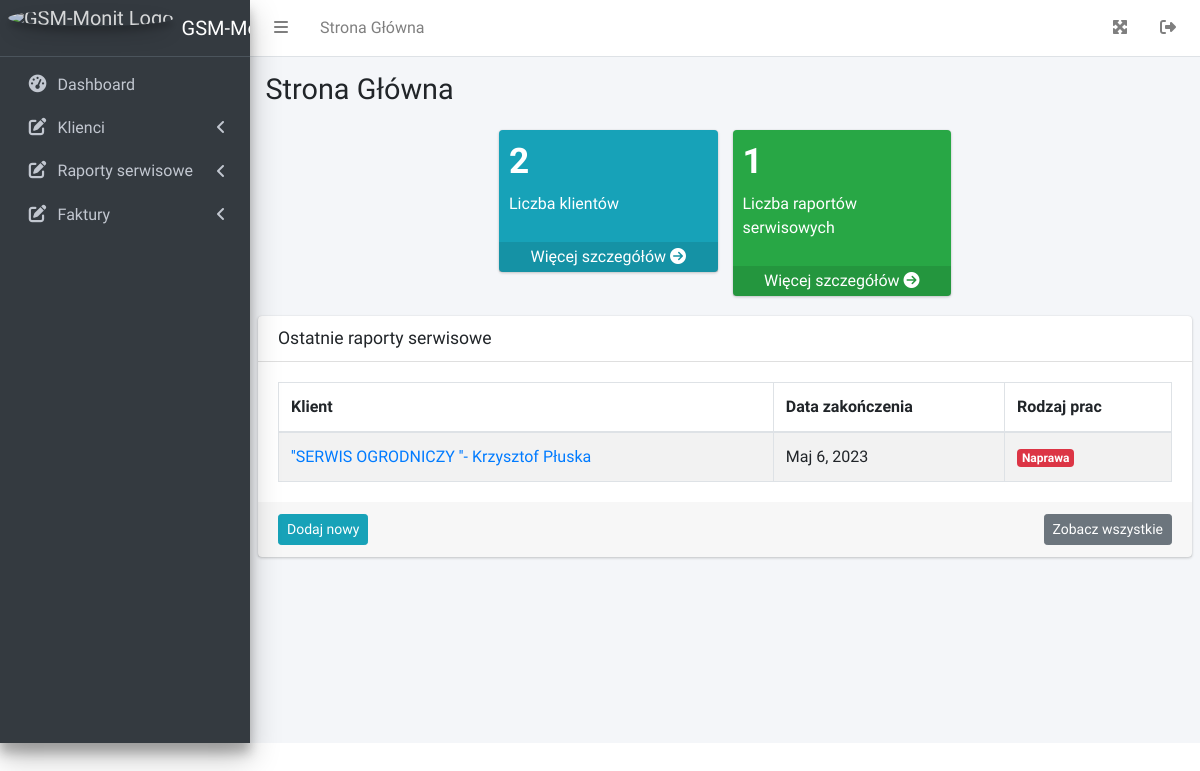
The app's page /pl/panel/ (signed in) with its own data.
### panel/models.py (models this page shows, shortened)
class SerwisRaport(models.Model):
    RODZAJ_NAPRAWA = 1
    RODZAJ_ROZBUDOWA = 2
    RODZAJ_MONTAZ = 3
    RODZAJ_PRZEGLAD = 4
    RODZAJ_ZGRANIE = 5
    RODZAJ_CHOICES = [
        (RODZAJ_NAPRAWA, "Naprawa"),
        (RODZAJ_ROZBUDOWA, "Rozbudowa"),
        (RODZAJ_MONTAZ, "Montaż"),
        (RODZAJ_PRZEGLAD, "Przegląd"),
        (RODZAJ_ZGRANIE, "Zgranie"),
    ]
    STATUS_NOWE = 1
    STATUS_ZAFAKTUROWANE = 2
    STATUS_WYSLANE = 3
    STATUS_CHOICES = [
        (STATUS_NOWE, "Nowe"),
        (STATUS_ZAFAKTUROWANE, "Zafakturowane"),
        (STATUS_WYSLANE, "Wysłane"),
    ]
    firma = models.ForeignKey(Klient, related_name="firma", on_delete=models.CASCADE, blank=False, null=False)
    data_end = models.DateField()
    hour_end = models.TimeField(default=timezone.now)
    wykonane_prace = models.TextField(max_length=250)
    urzadzenia = models.TextField(max_length=250, blank=True, null=True)
    robocizna = models.IntegerField()
    dojazd = models.IntegerField()
    rodzaj_prac = models.PositiveSmallIntegerField(choices=RODZAJ_CHOICES, default=RODZAJ_NAPRAWA)
    zdjecia = models.FileField(upload_to='zdjeciaraporty/', blank=True, null=True)
    pracownik = models.ForeignKey(User, related_name="user", on_delete=models.CASCADE,blank=True, null=True)
    pracownicy_szt = models.IntegerField(blank=True, null=True, default=1)
    status = models.PositiveSmallIntegerField(choices=STATUS_CHOICES, default=STATUS_NOWE, blank=True, null=True)
    class Meta:
        verbose_name = 'Raport serwisowy'
        verbose_name_plural = 'Raporty serwisowe'

class Klient(models.Model):
    nazwa_firmy = models.CharField(max_length=150)
    imie = models.CharField(max_length=50, null=True, blank=True)
    nazwisko = models.CharField(max_length=50, null=True, blank=True)
    email = models.EmailField(null=True, blank=True)
    nip = models.IntegerField(null=True, blank=True)
    ulica = models.CharField(max_length=50)
    kod_pocztowy = models.CharField(max_length=50)
    kraj = models.CharField(max_length=50, null=True, blank=True)
    miejscowosc = models.CharField(max_length=50)
    telefon = models.IntegerField(null=True, blank=True)
    czy_firma = models.BooleanField(default=True)
    class Meta:
        verbose_name = 'Klient'
        verbose_name_plural = 'Klienci'

### panel/views/dashboard_view.py (the view)
# urls.py: path('', DashboardView.as_view(), name='dashboard'),
class DashboardView(LoginRequiredMixin, View):
    login_url = reverse_lazy('login')
    def get(self, request):
        ostatnieraporty = SerwisRaport.objects.all().order_by("-data_end")[:10]
        klienci = Klient.objects.all().count()
        raporty = SerwisRaport.objects.all().count()
        context = {
            'all_klients': klienci,
            'all_raports': raporty,
            'ostatnieraporty': ostatnieraporty,
        }
        return render(request, 'panel/main.html', context)

### templates/panel/main.html (shortened to what this page needs)
{% extends 'panel/base/base.html' %}
{%load static%}
{% block content %}
  <div class="content-wrapper">
    <section class="content-header">
      <div class="container-fluid">
        <div class="row mb-2">
          <div class="col-sm-6">
            <h1>Strona Główna</h1>
          </div>
        </div>
      </div>
    </section>
    <section class="content">
      <div class="container-fluid">
      <div class="row d-flex justify-content-center">
        <div class="col-lg-3 col-6">
          <div class="small-box bg-info">
            <div class="inner">
            <h3>{{ all_klients }}</h3>
            <p>Liczba klientów</p>
            </div>
            <a href="" class="small-box-footer">Więcej szczegółów <i class="fas fa-arrow-circle-right"></i></a>
          </div>
        </div>
        <div class="col-lg-3 col-6">
            <div class="small-box bg-success">
            <div class="inner">
            <h3>{{all_raports}}</h3>
            <p>Liczba raportów serwisowych</p>
            </div>
            <a href="{% url 'list_raport' %}" class="small-box-footer">Więcej szczegółów <i class="fas fa-arrow-circle-right"></i></a>
          </div>
        </div>
      </div>
      </div>
      <div class="card">
        <div class="card-header">
            <h3 class="card-title">Ostatnie raporty serwisowe</h3>
        </div>
        <div class="card-body">
            <table class="table table-bordered table-striped">
                <thead>
                    <tr>
                        <th>Klient</th>
                        <th>Data zakończenia</th>
                        <th>Rodzaj prac</th>
                    </tr>
                </thead>
                <tbody>
                    {% for raport in ostatnieraporty %}
                    <tr>
                        <td><a href="pages/examples/invoice.html">{{ raport.firma.nazwa_firmy }}</a></td>
                        <td>{{ raport.data_end }}</td>
                        <td>
                            {% if raport.rodzaj_prac == 1 %}
                            <span class="badge badge-danger">{{ raport.get_rodzaj_prac_display|default:"Brak" }}</span>
                            {% elif raport.rodzaj_prac == 2 %}
                            <span class="badge badge-warning">{{ raport.get_rodzaj_prac_display|default:"Brak" }}</span>
                            {% elif raport.rodzaj_prac == 3 %}
                            <span class="badge badge-success">{{ raport.get_rodzaj_prac_display|default:"Brak" }}</span>
                            {% elif raport.rodzaj_prac == 4 %}
                            <span class="badge badge-info">{{ raport.get_rodzaj_prac_display|default:"Brak" }}</span>
                            {% elif raport.rodzaj_prac == 5 %}
                            <span class="badge badge-primary">{{ raport.get_rodzaj_prac_display|default:"Brak" }}</span>
                            {% endif %}
                        </td>
                    </tr>
                {% endfor %}
                </tbody>
            </table>
        </div>
        <div class="card-footer clearfix">
            <a href="{% url 'add_raport' %}" class="btn btn-sm btn-info float-left">Dodaj nowy</a>
            <a href="{% url 'list_raport' %}" class="btn btn-sm btn-secondary float-right">Zobacz wszystkie</a>
        </div>
    </div>
    </section>
  </div>
{% endblock %}

### records on screen
SerwisRaport: firma.nazwa_firmy "''SERWIS OGRODNICZY ''- Krzysztof Płuska", data_end "Maj 6, 2023", rodzaj_prac "Naprawa"

### other values on screen
{{ all_klients }} "2"
{{ all_raports }} "1"
